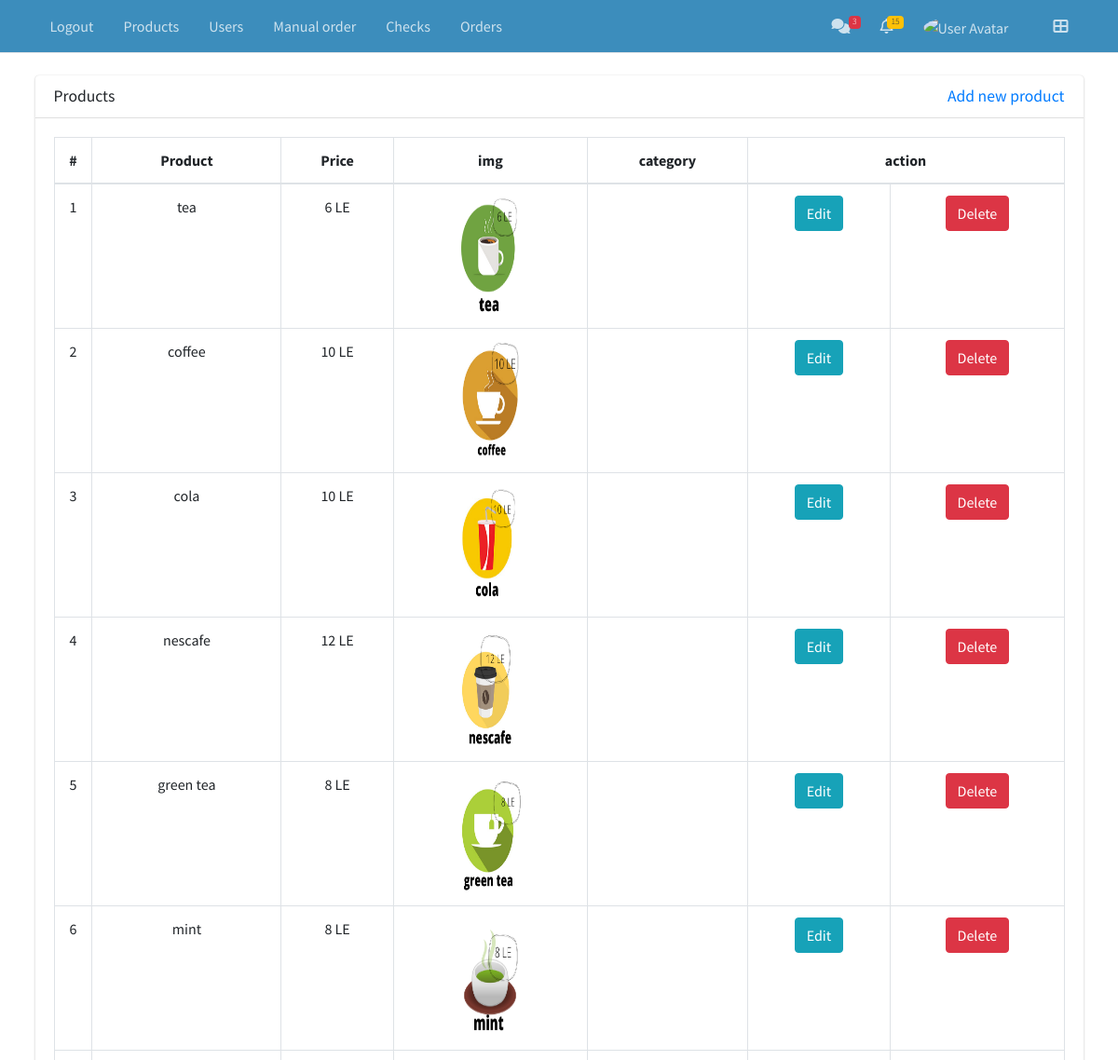
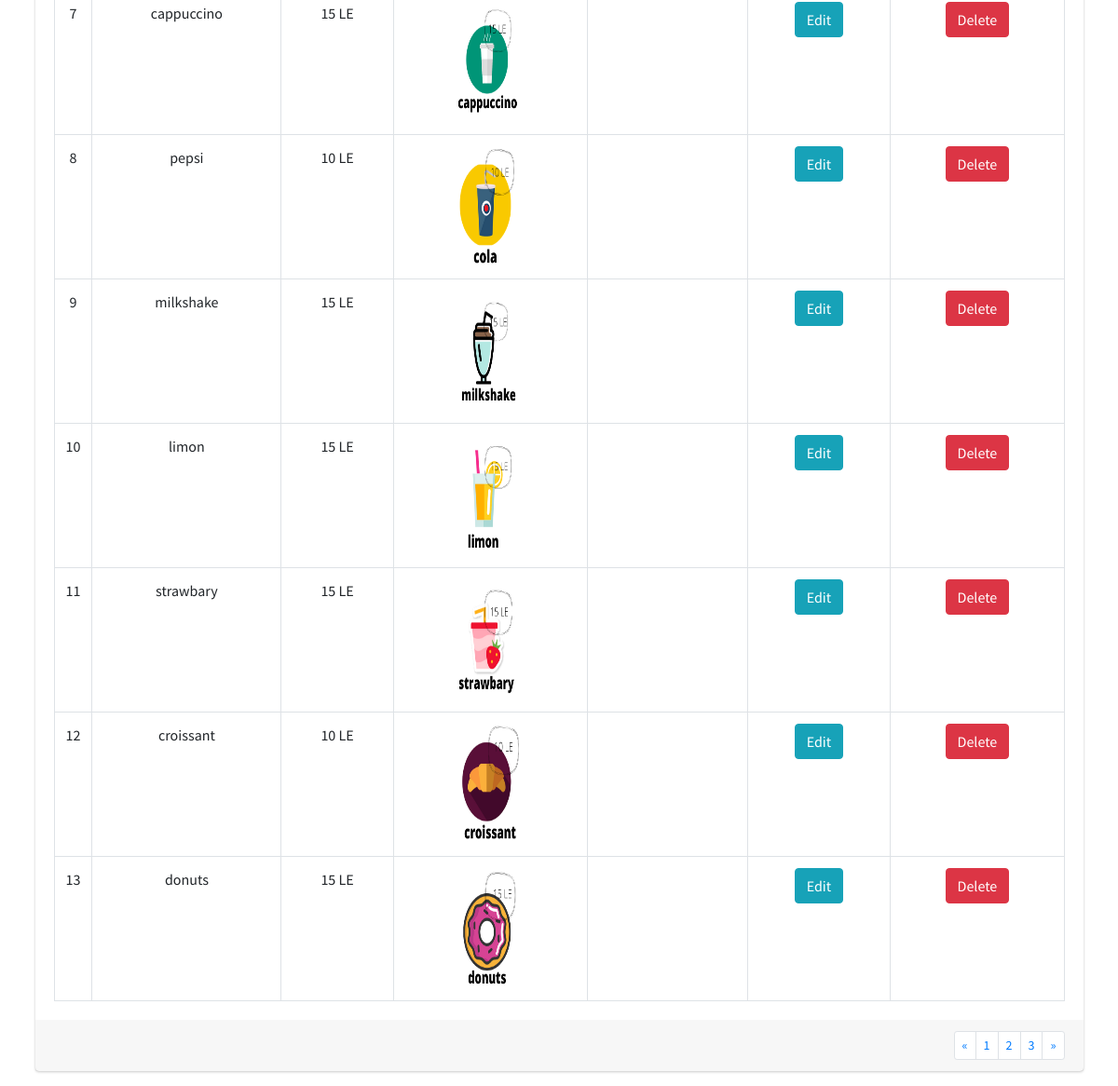
/views/products.php (signed in), run on the app's committed database (2 pictures, top to bottom).
### tables this page shows
CREATE TABLE `product` (
  `product_id` int(11) NOT NULL,
  `product_name` varchar(255) NOT NULL,
  `price` varchar(20) NOT NULL,
  `picture` varchar(255) NOT NULL,
  `category_id` int(11) DEFAULT NULL
);

### views/products.php (the view, shortened to what this page needs)
<?php
    include('../connection/connection.php');
?>
<!DOCTYPE html>
<html lang="en">
<head>
    <link rel="stylesheet" href="../plugins/fontawesome-free/css/all.min.css">
    <link rel="stylesheet" href="https://code.ionicframework.com/ionicons/2.0.1/css/ionicons.min.css">
    <link rel="stylesheet" href="../public/dist/css/adminlte.min.css">
</head>
<body class="hold-transition layout-top-nav">
    <div class="wrapper">
        <?php include '../partials/nav.php'; ?>
        <div class="container mt-4">
            <div class="row">
                <div class="col-12">
                    <div class="card">
                        <div class="card-header">
                            <h3 class="card-title">Products</h3>
                            <h3 class="card-title" style="float: right;"><a href="./addProduct.php">Add new product</a></h3>
                        </div>
                        <div class="card-body">
                            <table class="table table-bordered">
                                <thead>
                                    <tr align="center">
                                        <th style="width: 10px">#</th>
                                        <th>Product</th>
                                        <th>Price</th>
                                        <th>img</th>
                                        <th>category</th>
                                        <th colspan="2">action</th>
                                    </tr>
                                </thead>
                                <tbody>
                                    <?php
                                        $query="SELECT * from product";
                                        $result=mysqli_query($conn,$query);
                                        $count=1;
                                    ?>
                                   <?php while($row = mysqli_fetch_assoc($result)) { ?>
                                    <tr><td align="center"><?php echo $count; ?></td><td align="center">
                                        <?php echo $row["product_name"]; ?></td><td align="center">
                                        <?php echo $row["price"]; ?></td><td align="center">
                                        <?php echo"<img src='../uploads/{$row['picture'] }' style='width:80px;height:130px'; ";?></td><td align="center">
                                        <?php echo $row["category"]; ?></td><td align="center">
                                        <a href="../controller/edit_product.php?id=<?php echo $row["product_id"] ?>">
                                            <button type="button" class="btn btn-info">Edit</button>
                                        </a></td><td align="center">
                                        <a href="../controller/delete_product.php?id=?id=<?php echo $row["product_id"] ?>">
                                            <button type="button" class="btn btn-danger">Delete</button>
                                        </a></td>
                                    </tr>
                                    <?php $count++; } ?>
                                </tbody>
                            </table>
                        </div>
                        <div class="card-footer clearfix">
                            <ul class="pagination pagination-sm m-0 float-right">
                                <li class="page-item"><a class="page-link" href="#">&laquo;</a></li>
                                <li class="page-item"><a class="page-link" href="#">1</a></li>
                                <li class="page-item"><a class="page-link" href="#">2</a></li>
                                <li class="page-item"><a class="page-link" href="#">3</a></li>
                                <li class="page-item"><a class="page-link" href="#">&raquo;</a></li>
                            </ul>
                        </div>
                    </div>
                </div>
            </div>
        </div>
    </div>
</body>
</html>

### data on the page
product: product_name "tea", price "6 LE", picture (picture)
product: product_name "coffee", price "10 LE", picture (picture)
product: product_name "cola", price "10 LE", picture (picture)
product: product_name "nescafe", price "12 LE", picture (picture)
product: product_name "green tea", price "8 LE", picture (picture)
product: product_name "mint", price "8 LE", picture (picture)
product: product_name "cappuccino", price "15 LE", picture (picture)
product: product_name "pepsi", price "10 LE", picture (picture)
product: product_name "milkshake", price "15 LE", picture (picture)
product: product_name "limon", price "15 LE", picture (picture)
product: product_name "strawbary", price "15 LE", picture (picture)
product: product_name "croissant", price "10 LE", picture (picture)
product: product_name "donuts", price "15 LE", picture (picture)
